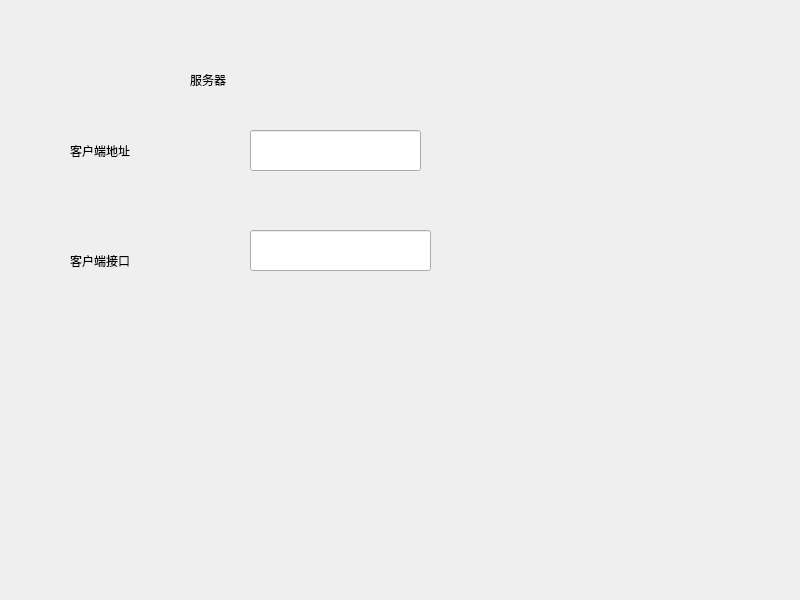
<?xml version="1.0" encoding="UTF-8"?>
<ui version="4.0">
 <class>Widget</class>
 <widget class="QWidget" name="Widget">
  <property name="geometry">
   <rect>
    <x>0</x>
    <y>0</y>
    <width>800</width>
    <height>600</height>
   </rect>
  </property>
  <property name="windowTitle">
   <string>Widget</string>
  </property>
  <widget class="QLabel" name="label">
   <property name="geometry">
    <rect>
     <x>190</x>
     <y>70</y>
     <width>69</width>
     <height>19</height>
    </rect>
   </property>
   <property name="text">
    <string>服务器</string>
   </property>
  </widget>
  <widget class="QLineEdit" name="ipLineEdit">
   <property name="geometry">
    <rect>
     <x>250</x>
     <y>130</y>
     <width>171</width>
     <height>41</height>
    </rect>
   </property>
  </widget>
  <widget class="QLineEdit" name="portLineEdit">
   <property name="geometry">
    <rect>
     <x>250</x>
     <y>230</y>
     <width>181</width>
     <height>41</height>
    </rect>
   </property>
  </widget>
  <widget class="QLabel" name="label_2">
   <property name="geometry">
    <rect>
     <x>70</x>
     <y>140</y>
     <width>131</width>
     <height>21</height>
    </rect>
   </property>
   <property name="text">
    <string>客户端地址</string>
   </property>
  </widget>
  <widget class="QLabel" name="label_3">
   <property name="geometry">
    <rect>
     <x>70</x>
     <y>250</y>
     <width>151</width>
     <height>21</height>
    </rect>
   </property>
   <property name="text">
    <string>客户端接口</string>
   </property>
  </widget>
 </widget>
 <resources/>
 <connections/>
</ui>
